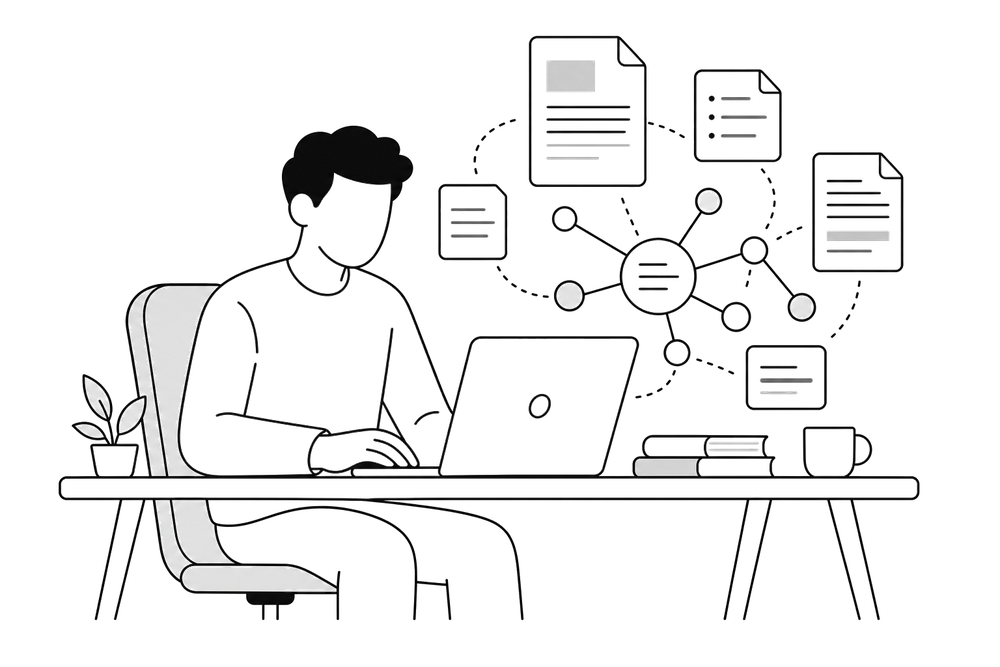
#> input picture assets/images/home-banner.png, 1000 x 667 px, shrunk from 1536 x 1024 before the run
$ python make_dark_variants.py
#> lines starting #> are read from the running program, lines starting #| are printed output that depends on the picture
"""Create dark-mode variants of homepage illustrations (invert ink, keep alpha)."""

from pathlib import Path

from PIL import Image

ROOT = Path(__file__).resolve().parents[1]
IMAGES = ROOT / "assets" / "images"
SOURCES = [
    "home-banner.png",
    "home-research.png",
    "home-blog.png",
    "home-collaborate.png",
]


def invert_ink(img: Image.Image) -> Image.Image:
    """Light-mode dark ink → dark-mode light ink; transparency unchanged."""
    rgba = img.convert("RGBA")
#> rgba is the input picture: PIL image 1000x667 RGBA; mean R, G, B, A 13.2, 13.2, 13.3, 23.2
    r, g, b, a = rgba.split()
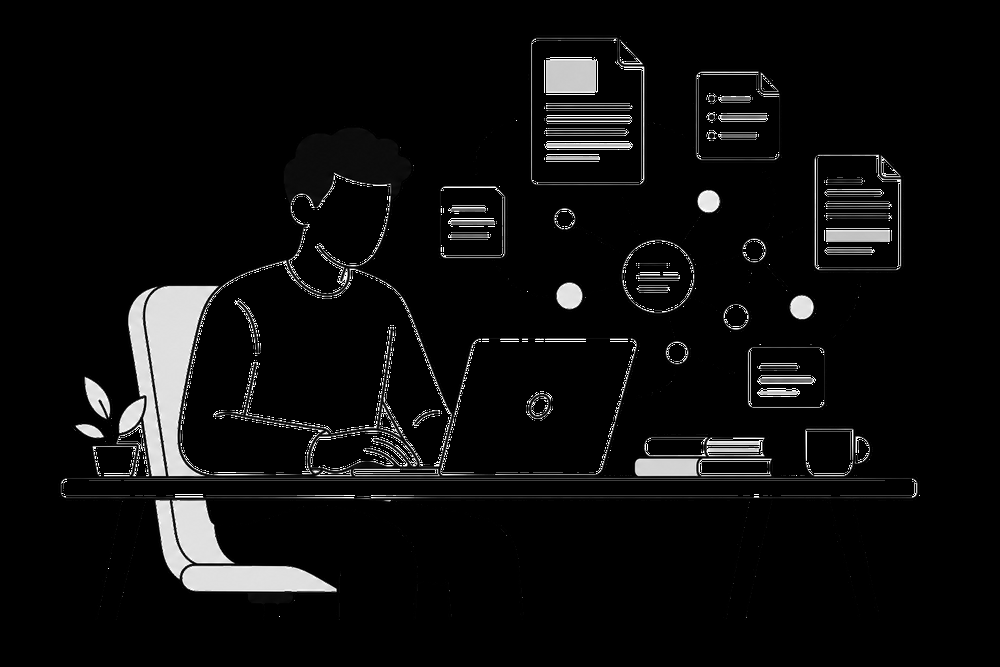
#> r: PIL image 1000x667 L; min 0, max 255, mean 13.2
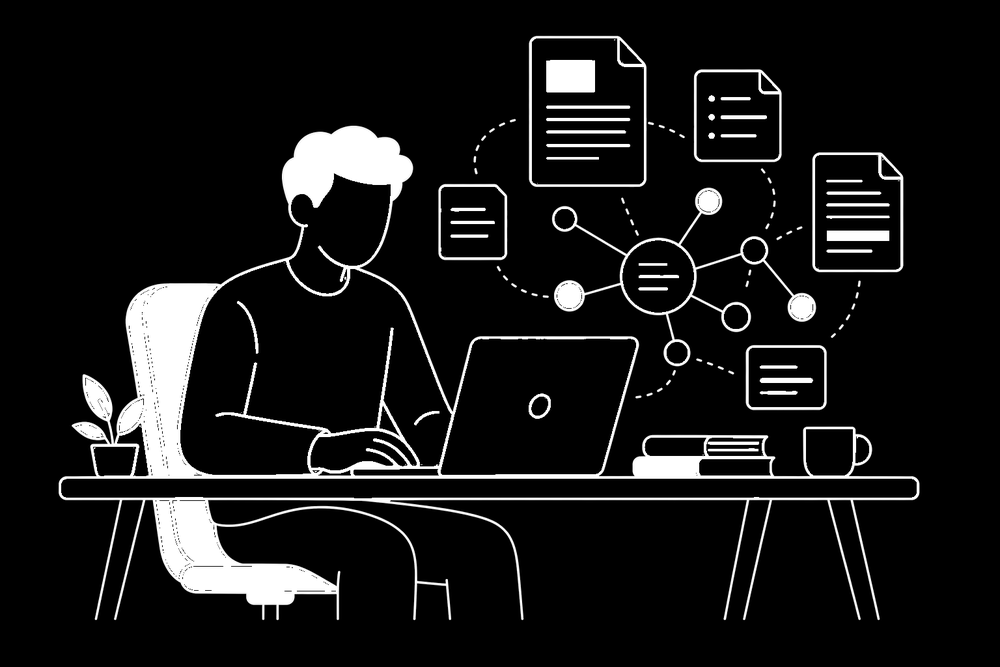
#> a: PIL image 1000x667 L; min 0, max 255, mean 23.2
    inv = Image.merge("RGB", (r, g, b)).point(lambda c: 255 - c)
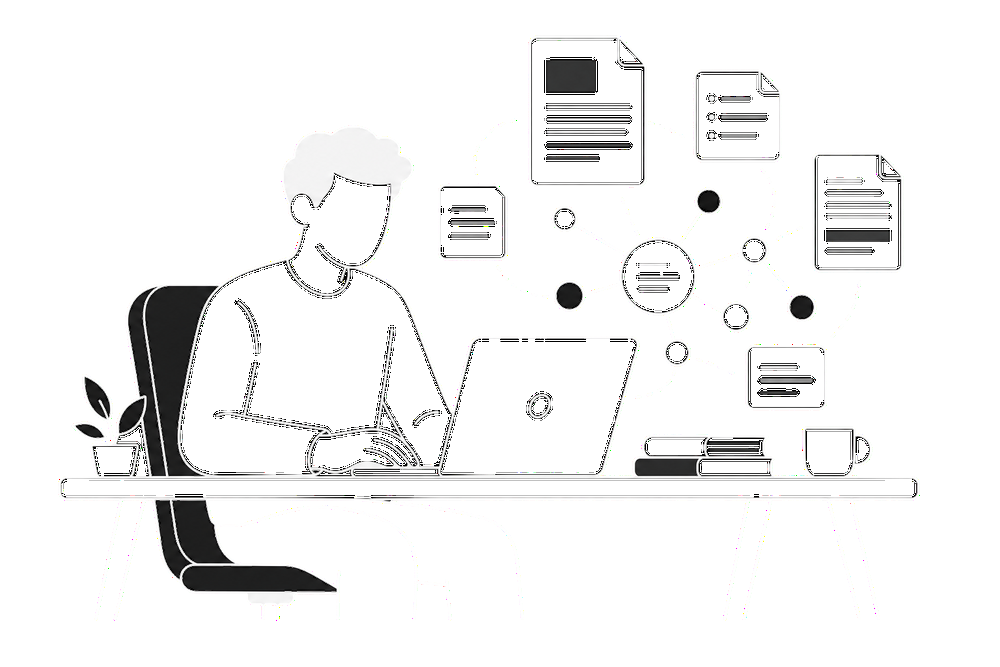
#> inv: PIL image 1000x667 RGB; mean R, G, B 241.8, 241.8, 241.7
    out = inv.convert("RGBA")
    out.putalpha(a)
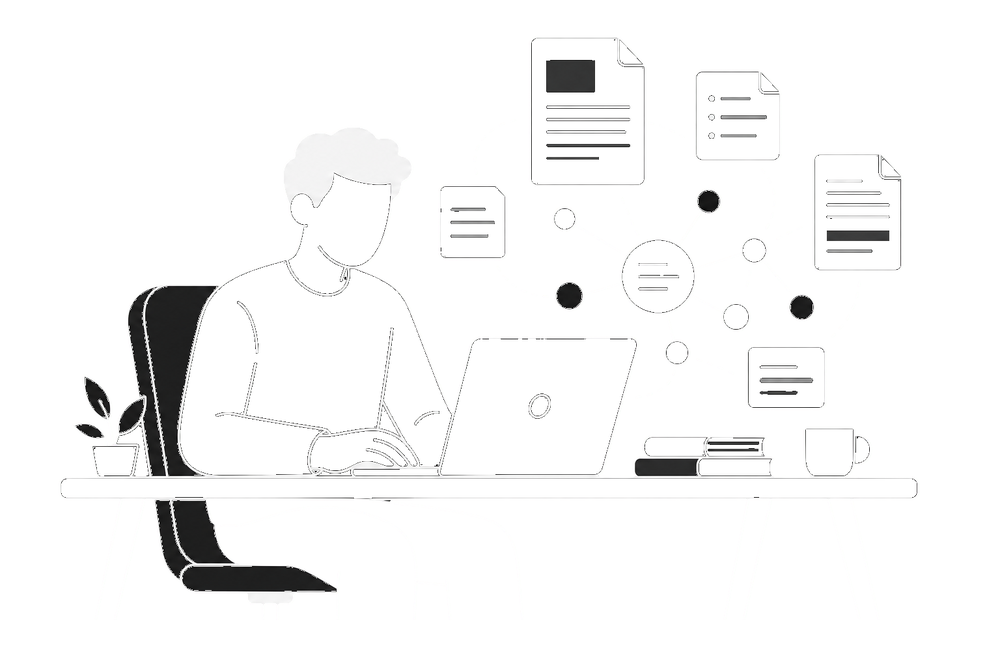
#> out: PIL image 1000x667 RGBA; mean R, G, B, A 241.8, 241.8, 241.7, 23.2; transparent parts drawn white
    return out


def main() -> None:
    for name in SOURCES:
        src = IMAGES / name
        dst = IMAGES / name.replace(".png", "-dark.png")
        out = invert_ink(Image.open(src))
        out.save(dst, format="PNG", optimize=True)
        print(f"{src.name} -> {dst.name} mode={out.mode}")
#| home-banner.png -> home-banner-dark.png mode=RGBA
#> pass 2 of the loop in main, `for name in SOURCES:`:
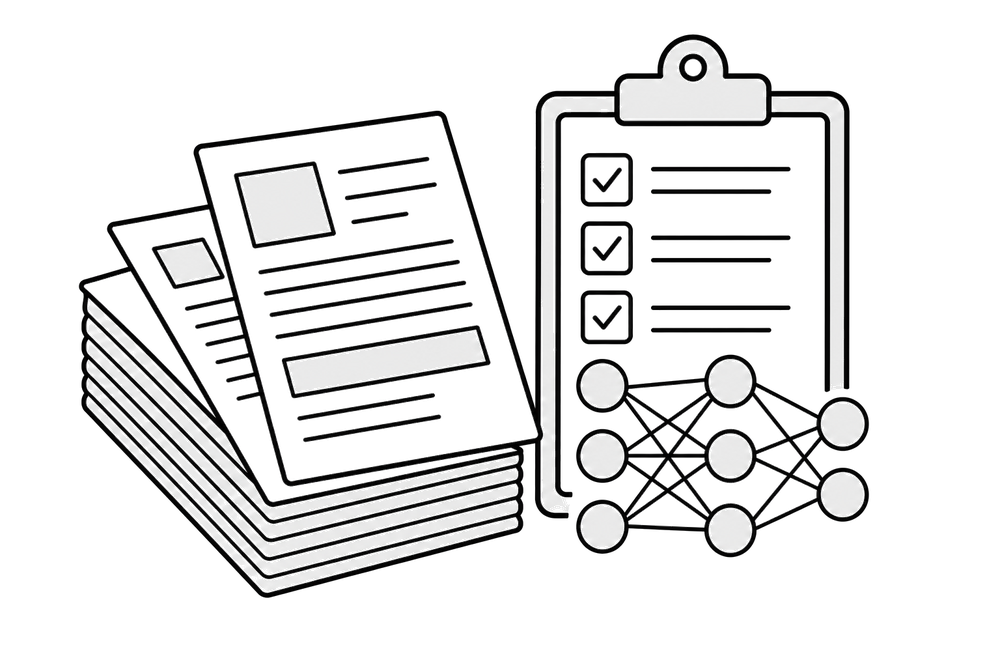
#> input picture assets/images/home-research.png, 1000 x 667 px, shrunk from 1536 x 1024 before the run
#> in invert_ink, rgba is the input picture: PIL image 1000x667 RGBA; mean R, G, B, A 32.6, 32.6, 32.6, 52
#> in invert_ink (call 2), `r, g, b, a = rgba.split()`:
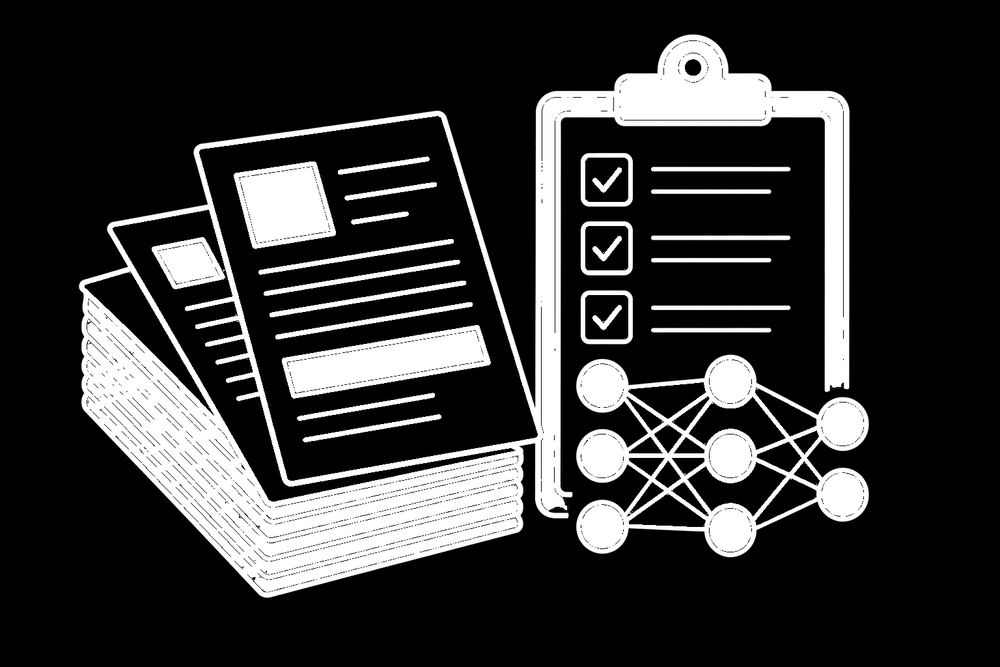
#> a: PIL image 1000x667 L; min 0, max 255, mean 52
#> in invert_ink (call 2), `out.putalpha(a)`:
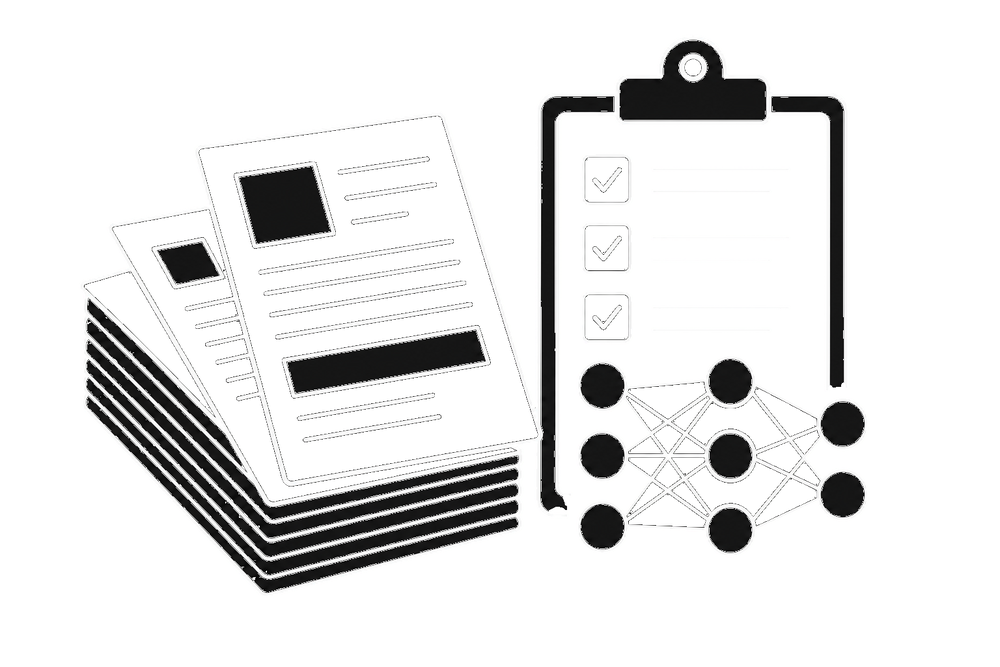
#> out: PIL image 1000x667 RGBA; mean R, G, B, A 222.4, 222.4, 222.4, 52; transparent parts drawn white
#| home-research.png -> home-research-dark.png mode=RGBA
#> pass 3 of the loop in main, `for name in SOURCES:`:
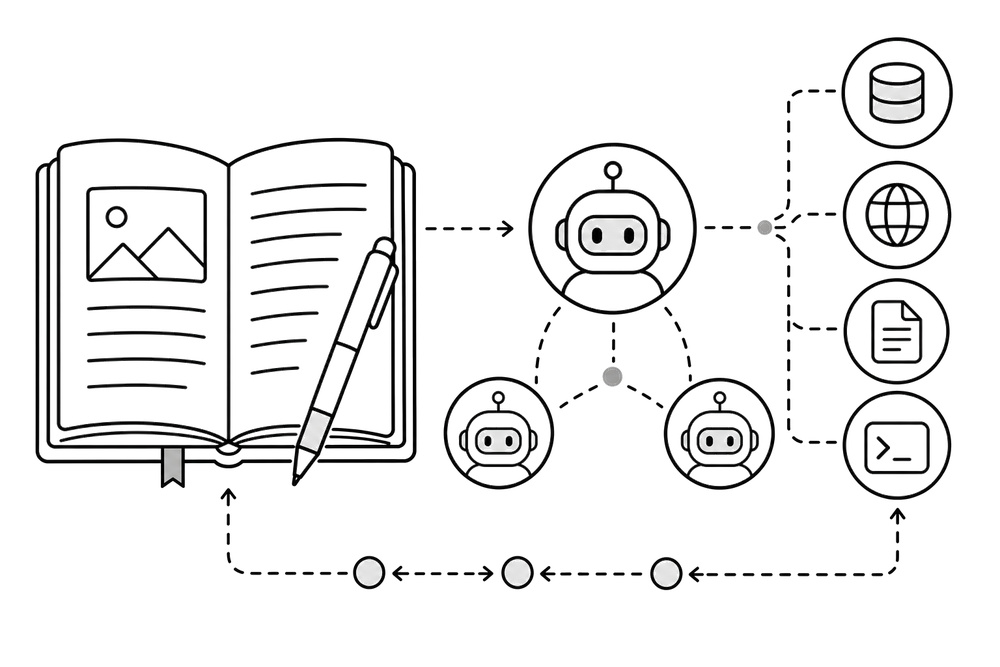
#> input picture assets/images/home-blog.png, 1000 x 667 px, shrunk from 1536 x 1024 before the run
#> in invert_ink, rgba is the input picture: PIL image 1000x667 RGBA; mean R, G, B, A 10.2, 10.2, 10.3, 21.5
#> in invert_ink (call 3), `r, g, b, a = rgba.split()`:
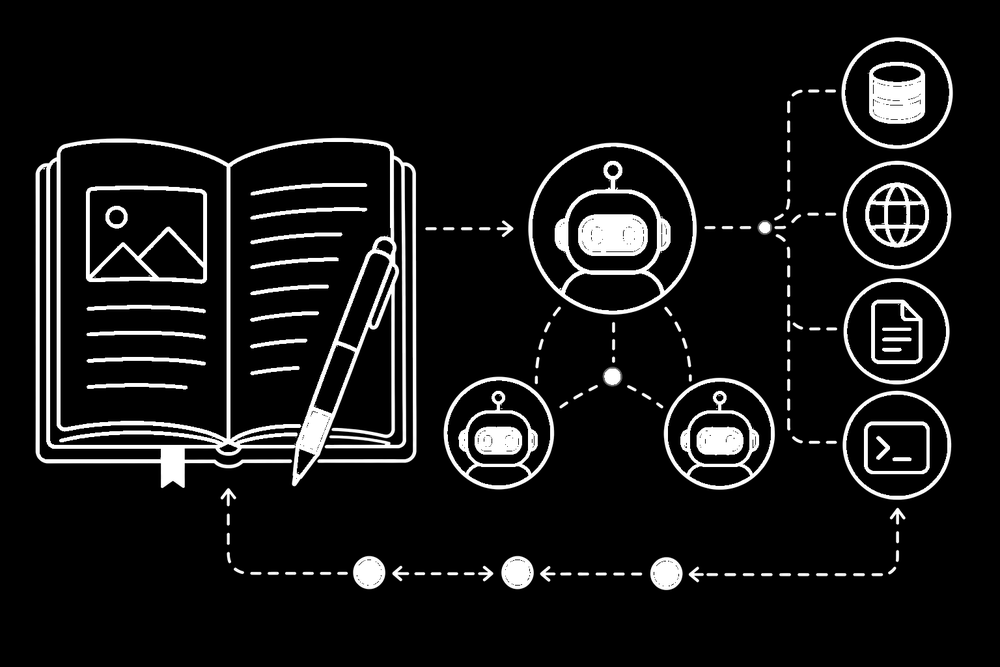
#> a: PIL image 1000x667 L; min 0, max 255, mean 21.5
#> in invert_ink (call 3), `out.putalpha(a)`:
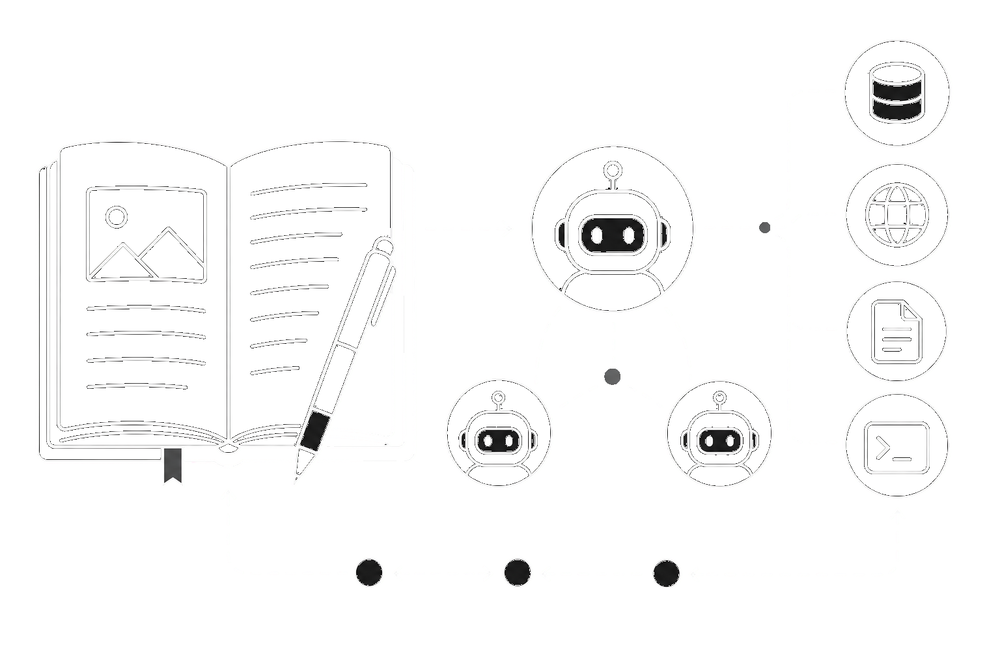
#> out: PIL image 1000x667 RGBA; mean R, G, B, A 244.8, 244.8, 244.7, 21.5; transparent parts drawn white
#| home-blog.png -> home-blog-dark.png mode=RGBA
#> the loop made 4 passes; the first 3 are shown


if __name__ == "__main__":
    main()
